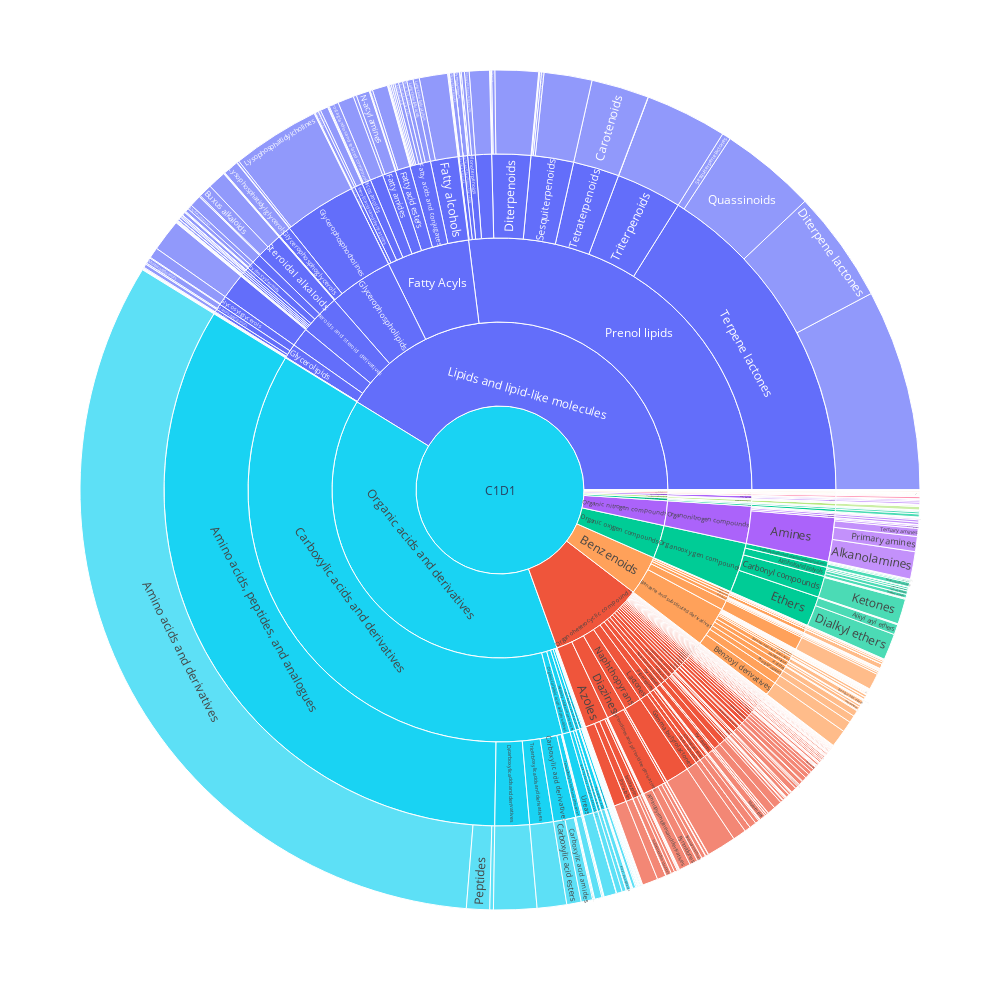

The code cell stored with this chart in its notebook:
### Code cell
fig.show() # to show the result figure directly here

### Figure 1 — Plotly figure (JSON) as saved in the notebook; plotly's stock layout.template omitted (floating-point values rounded to 4 significant figures; data arrays with more than 128 entries replaced by an {"elided": "..."} marker saying what was removed)
{"data": [{"branchvalues": "total", "customdata": {"elided": "1017x1 str values"}, "domain": {"x": [0, 1], "y": [0, 1]}, "hovertemplate": "labels=%{label}<br>Avg=%{value}<br>parent=%{parent}<br>id=%{id}<br>ClassyFire.superclass=%{customdata[0]}<extra></extra>", "ids": {"elided": "1017 str values"}, "labels": {"elided": "1017 str values"}, "marker": {"colors": {"elided": "1017 str values"}}, "name": "", "parents": {"elided": "1017 str values"}, "type": "sunburst", "values": {"elided": "1017 float values"}}], "layout": {"height": 1000, "legend": {"tracegroupgap": 0}, "margin": {"t": 60}, "width": 1000}}
